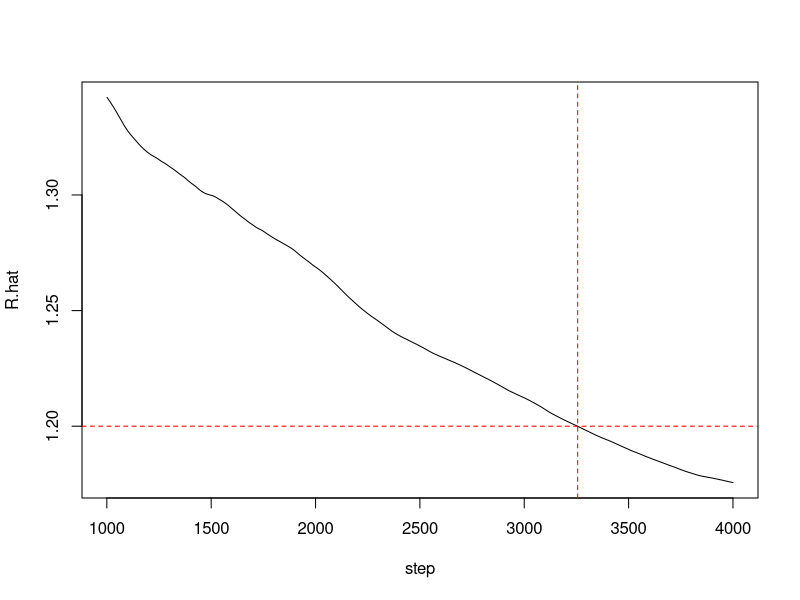
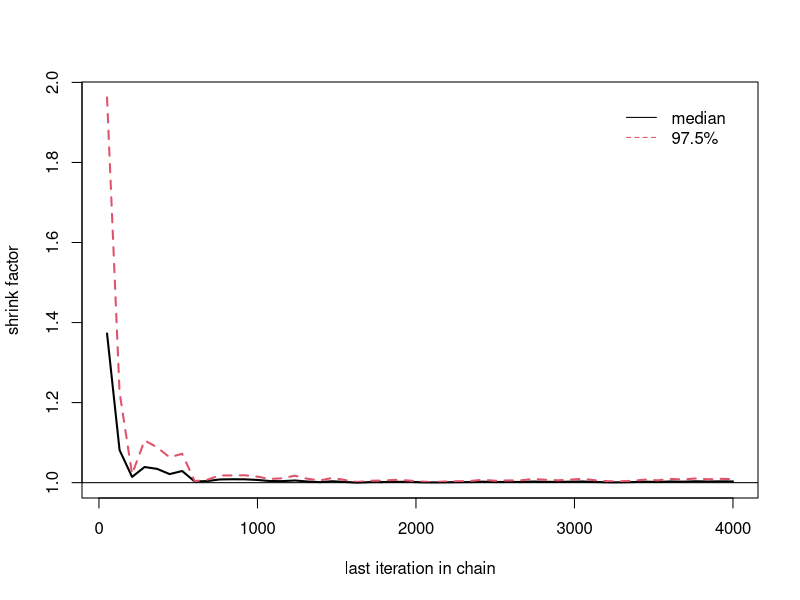

Here is the R script that generated these plots, in order:
set.seed(233333)

Gelman.Rubin <- function(psi){
  # psi[i,j] is the statistic psi(X[i,1:j])
  # for chain in i-th row of X
  psi <- as.matrix(psi)
  n <- ncol(psi)
  k <- nrow(psi)
  
  psi.means <- rowMeans(psi) # row means
  B <- n * var(psi.means)  # between variance est.
  psi.w <- apply(psi,1,'var') # within est.
  W <- mean(psi.w) # within est.
  v.hat <- W*(n-1)/n + (B/n) # upper variance est.
  r.hat <- v.hat/W # G-R statistic
  return(r.hat)
} 



Rayleigh.chain <- function(sigma=4,N=10000,X1=1){
  # generates a Metropolis chain for Rayleigh distribution
  
  f<-function(x,sigma){
    # calculate the density of Rayleigh distribution
    if (any(x<0)) return(0)
    stopifnot(sigma>0)
    return( (x/sigma^2) * exp(-x^2/(2*sigma^2)) )
  }
  
  x <- numeric(N)
  x[1] <- X1
  u <- runif(N)
  
  for(i in 2:N){
    xt <- x[i-1]
    y <- rchisq(1, df=xt)
    num <- f(y,sigma) * dchisq(xt, df=y)
    den <- f(xt,sigma) * dchisq(y, df=xt)
    if (u[i] <= num/den) 
      x[i] <- y 
    else 
      x[i] <- xt # y is rejected
  }
  return(x)
}

sigma <- 4 # parameter of Rayleigh distribution
k <- 4 # number of chains to generate
n <- 4000 # length of chains
b <- 1000 # burn-in length

# choose overdispersed initial values
x0 <- c(5,10,15,20)

# generate the chain
X <- matrix(0,nrow=k,ncol=n)
for(i in 1:k)
  X[i,] <- Rayleigh.chain(sigma,n,x0[i]) # each row is a chain

# compute the diagnostic statistics
psi <- t(apply(X,1,cumsum))
for(i in 1:nrow(psi)) 
  psi[i,] <- psi[i,] / (1:ncol(psi)) # cummulated mean
print(Gelman.Rubin(psi))

# plot the sequence of R-hat
rhat <- rep(0,n)
find.flag = FALSE
for(j in (b+1):n){
  rhat[j] <- Gelman.Rubin(psi[,1:j])
  if (rhat[j] < 1.2 && !find.flag){
    k = j # find the index of step where R is less than 1.2 for the first time
    find.flag = TRUE
  }
}
plot((b+1):n,rhat[(b+1):n],type='l',xlab='step',ylab='R.hat')
abline(h=1.2,v=k,lty=2,col='red')
print(k) 

# use the coda package to check for the convergence of the chain
library(coda)
X.chain.1 <- as.mcmc(X[1,])
X.chain.2 <- as.mcmc(X[2,])
X.chain.3 <- as.mcmc(X[3,])
X.chain.4 <- as.mcmc(X[4,])
X.chain <- mcmc.list(X.chain.1,X.chain.2,X.chain.3,X.chain.4)
gelman.diag(X.chain)

gelman.plot(X.chain,lwd=2)
